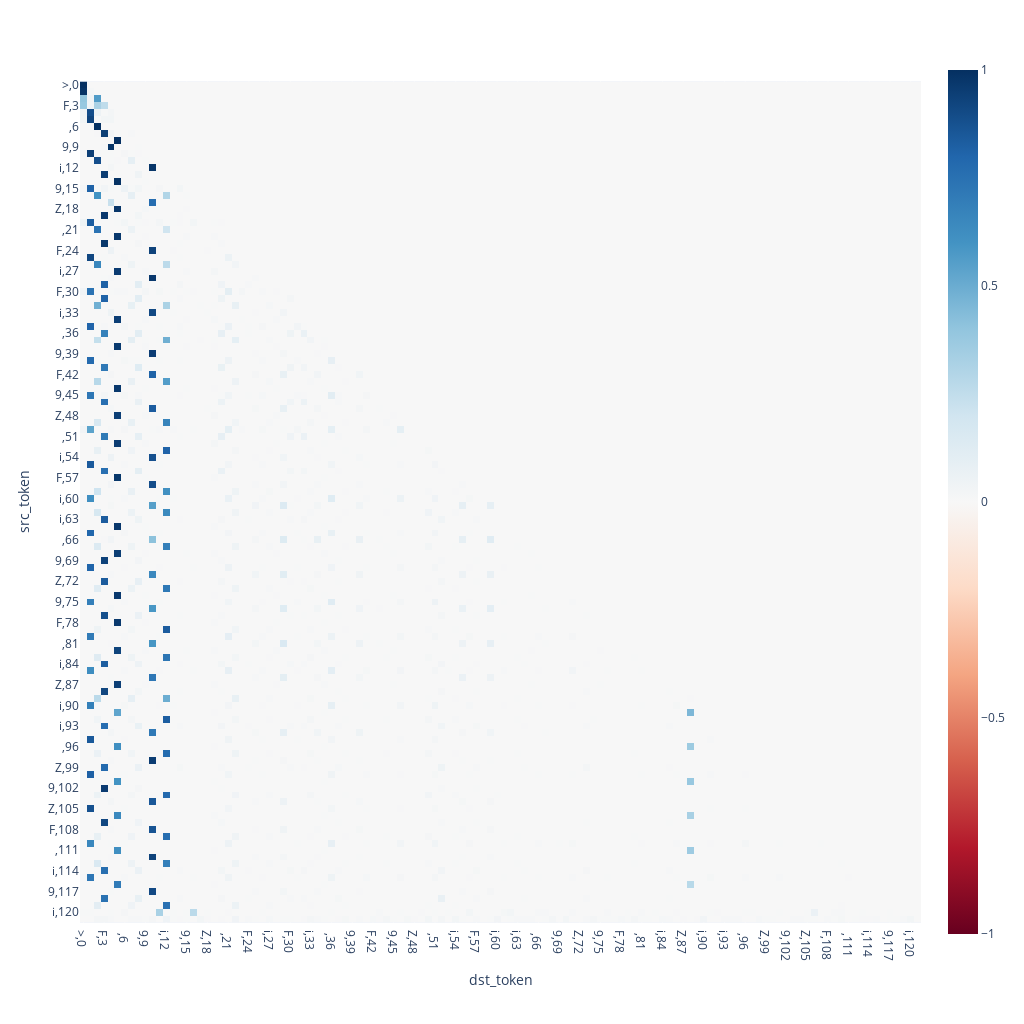

Notebook cell for this chart:
### Code cell
test_input = data_from_permute(permute("iFZ9"))
test_input_tokens = tokenizer.str_to_tokens(test_input)
logits, cache = model.run_with_cache(torch.tensor(test_input_tokens))

for k in cache:
    print(f"{k} {cache[k].shape}")

attn_pattern = cache["pattern", 0]
print(attn_pattern.shape)

limit = sequence_len(n_comb)
opts = {
    "x": [f"{c},{i}" for i, c in enumerate(test_input[:limit])],
    "y": [f"{c},{i}" for i, c in enumerate(test_input[:limit])],
}

print(test_input)
imshow(attn_pattern[-1,-1][:limit,:limit], xaxis="dst_token", yaxis="src_token", **opts)

### Figure 1 — Plotly figure (JSON) as saved in the notebook; plotly's stock layout.template omitted (floating-point values rounded to 4 significant figures; data arrays with more than 128 entries replaced by an {"elided": "..."} marker saying what was removed)
{"data": [{"coloraxis": "coloraxis", "hovertemplate": "dst_token: %{x}<br>src_token: %{y}<br>color: %{z}<extra></extra>", "name": "0", "type": "heatmap", "x": [">,0", " ,1", "i,2", "F,3", "Z,4", "9,5", " ,6", "i,7", "F,8", "9,9", "Z,10", " ,11", "i,12", "Z,13", "F,14", "9,15", " ,16", "i,17", "Z,18", "9,19", "F,20", " ,21", "i,22", "9,23", "F,24", "Z,25", " ,26", "i,27", "9,28", "Z,29", "F,30", " ,31", "F,32", "i,33", "Z,34", "9,35", " ,36", "F,37", "i,38", "9,39", "Z,40", " ,41", "F,42", "Z,43", "i,44", "9,45", " ,46", "F,47", "Z,48", "9,49", "i,50", " ,51", "F,52", "9,53", "i,54", "Z,55", " ,56", "F,57", "9,58", "Z,59", "i,60", " ,61", "Z,62", "i,63", "F,64", "9,65", " ,66", "Z,67", "i,68", "9,69", "F,70", " ,71", "Z,72", "F,73", "i,74", "9,75", " ,76", "Z,77", "F,78", "9,79", "i,80", " ,81", "Z,82", "9,83", "i,84", "F,85", " ,86", "Z,87", "9,88", "F,89", "i,90", " ,91", "9,92", "i,93", "F,94", "Z,95", " ,96", "9,97", "i,98", "Z,99", "F,100", " ,101", "9,102", "F,103", "i,104", "Z,105", " ,106", "9,107", "F,108", "Z,109", "i,110", " ,111", "9,112", "Z,113", "i,114", "F,115", " ,116", "9,117", "Z,118", "F,119", "i,120", ".,121"], "xaxis": "x", "y": [">,0", " ,1", "i,2", "F,3", "Z,4", "9,5", " ,6", "i,7", "F,8", "9,9", "Z,10", " ,11", "i,12", "Z,13", "F,14", "9,15", " ,16", "i,17", "Z,18", "9,19", "F,20", " ,21", "i,22", "9,23", "F,24", "Z,25", " ,26", "i,27", "9,28", "Z,29", "F,30", " ,31", "F,32", "i,33", "Z,34", "9,35", " ,36", "F,37", "i,38", "9,39", "Z,40", " ,41", "F,42", "Z,43", "i,44", "9,45", " ,46", "F,47", "Z,48", "9,49", "i,50", " ,51", "F,52", "9,53", "i,54", "Z,55", " ,56", "F,57", "9,58", "Z,59", "i,60", " ,61", "Z,62", "i,63", "F,64", "9,65", " ,66", "Z,67", "i,68", "9,69", "F,70", " ,71", "Z,72", "F,73", "i,74", "9,75", " ,76", "Z,77", "F,78", "9,79", "i,80", " ,81", "Z,82", "9,83", "i,84", "F,85", " ,86", "Z,87", "9,88", "F,89", "i,90", " ,91", "9,92", "i,93", "F,94", "Z,95", " ,96", "9,97", "i,98", "Z,99", "F,100", " ,101", "9,102", "F,103", "i,104", "Z,105", " ,106", "9,107", "F,108", "Z,109", "i,110", " ,111", "9,112", "Z,113", "i,114", "F,115", " ,116", "9,117", "Z,118", "F,119", "i,120", ".,121"], "yaxis": "y", "z": {"elided": "122x122 float values"}}], "layout": {"coloraxis": {"cmid": 0, "colorscale": [[0, "rgb(103,0,31)"], [0.1, "rgb(178,24,43)"], [0.2, "rgb(214,96,77)"], [0.3, "rgb(244,165,130)"], [0.4, "rgb(253,219,199)"], [0.5, "rgb(247,247,247)"], [0.6, "rgb(209,229,240)"], [0.7, "rgb(146,197,222)"], [0.8, "rgb(67,147,195)"], [0.9, "rgb(33,102,172)"], [1, "rgb(5,48,97)"]]}, "height": 1024, "margin": {"t": 60}, "width": 1024, "xaxis": {"anchor": "y", "constrain": "domain", "domain": [0, 1], "scaleanchor": "y", "title": {"text": "dst_token"}}, "yaxis": {"anchor": "x", "autorange": "reversed", "constrain": "domain", "domain": [0, 1], "title": {"text": "src_token"}}}}
